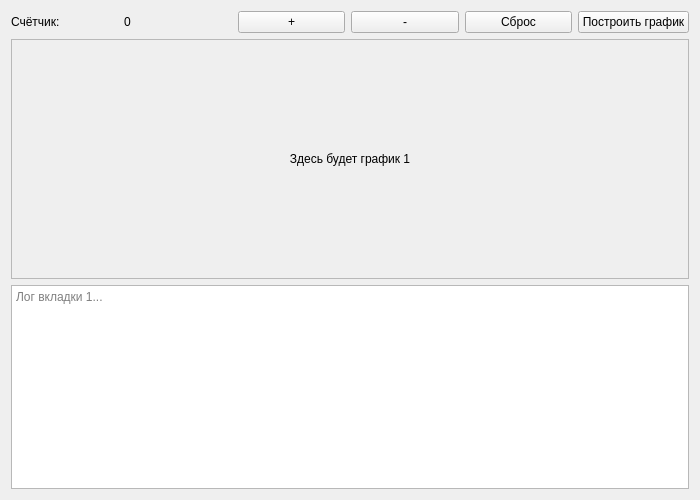
<?xml version="1.0" encoding="UTF-8"?>
<ui version="4.0">
 <class>Tab1Widget</class>
 <widget class="QWidget" name="Tab1Widget">
  <property name="geometry">
   <rect>
    <x>0</x>
    <y>0</y>
    <width>700</width>
    <height>500</height>
   </rect>
  </property>
  <layout class="QVBoxLayout" name="verticalLayoutRoot">
   <item>
    <layout class="QHBoxLayout" name="horizontalLayoutCounter">
     <item>
      <widget class="QLabel" name="labelCounterCaption">
       <property name="text">
        <string>Счётчик:</string>
       </property>
      </widget>
     </item>
     <item>
      <widget class="QLabel" name="labelCounterValue">
       <property name="text">
        <string>0</string>
       </property>
      </widget>
     </item>
     <item>
      <widget class="QPushButton" name="buttonIncrement">
       <property name="text">
        <string>+</string>
       </property>
      </widget>
     </item>
     <item>
      <widget class="QPushButton" name="buttonDecrement">
       <property name="text">
        <string>-</string>
       </property>
      </widget>
     </item>
     <item>
      <widget class="QPushButton" name="buttonReset">
       <property name="text">
        <string>Сброс</string>
       </property>
      </widget>
     </item>
     <item>
      <widget class="QPushButton" name="buttonRebuildPlot">
       <property name="text">
        <string>Построить график</string>
       </property>
      </widget>
     </item>
    </layout>
   </item>

   <item>
    <widget class="QFrame" name="framePlotArea">
     <property name="frameShape">
      <enum>QFrame::StyledPanel</enum>
     </property>
     <layout class="QVBoxLayout" name="verticalLayoutPlot">
      <item>
       <widget class="QLabel" name="labelPlotState">
        <property name="minimumSize">
         <size>
          <width>0</width>
          <height>220</height>
         </size>
        </property>
        <property name="alignment">
         <set>Qt::AlignCenter</set>
        </property>
        <property name="text">
         <string>Здесь будет график 1</string>
        </property>
       </widget>
      </item>
     </layout>
    </widget>
   </item>

   <item>
    <widget class="QPlainTextEdit" name="plainTextEditLog">
     <property name="readOnly">
      <bool>true</bool>
     </property>
     <property name="placeholderText">
      <string>Лог вкладки 1...</string>
     </property>
    </widget>
   </item>
  </layout>
 </widget>
 <resources/>
 <connections/>
</ui>
